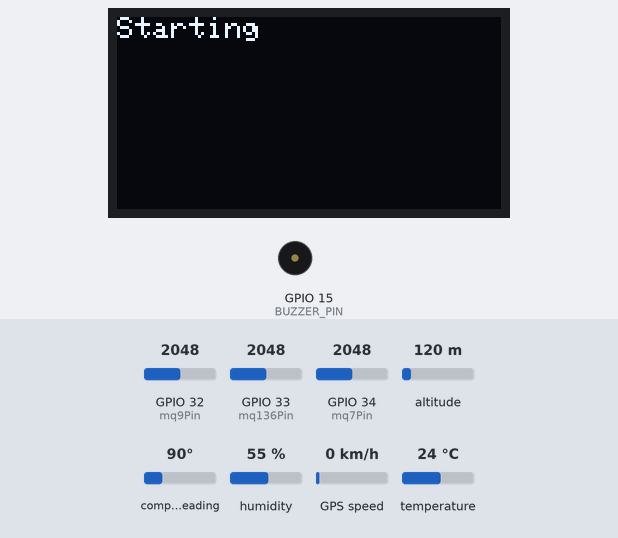
Bench run of a sketch on a simulated ESP32. Shown: 128×64 one-colour display, buzzer (waves = sounding, pin HIGH). The test bench sets the inputs (shaded band); at power-on: humidity 55 %, GPIO 34 (mq7Pin) = 2048, GPIO 32 (mq9Pin) = 2048, GPIO 33 (mq136Pin) = 2048, altitude 120 m, compass heading 90°, GPS speed 0 km/h, temperature 24 °C. WiFi joins after 1.5 s; servers stay silent unless stated; the GPS gets a fix after 3 s at 37.7749, -122.4194 with 8 satellites; no MQTT or app messages arrive unless stated; what the sketch prints to the serial monitor is not drawn.

Above: at 1.8 s.
At 23.3 s:
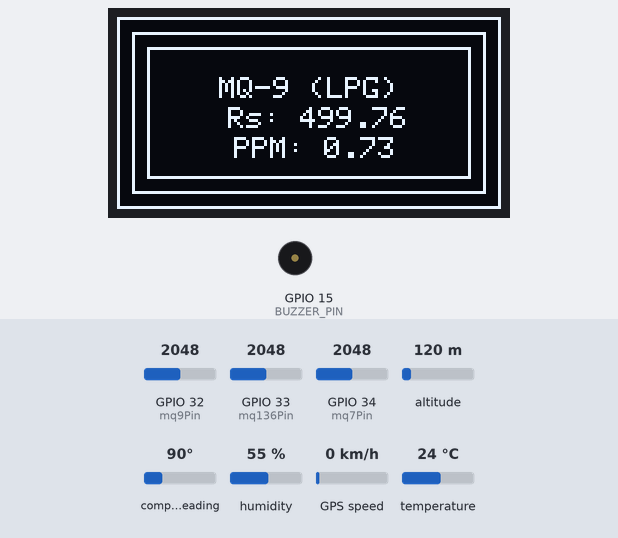
23.4 s: humidity set to 22 %
At 42.9 s:
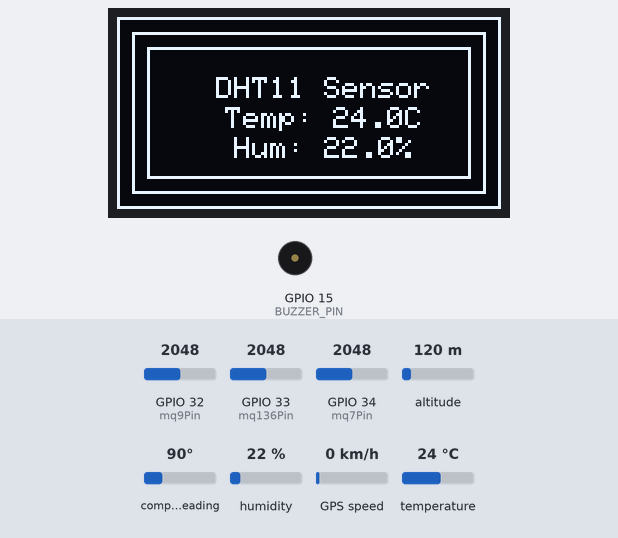
43.5 s: GPIO 34 (mq7Pin) set to 2866
At 63.3 s:
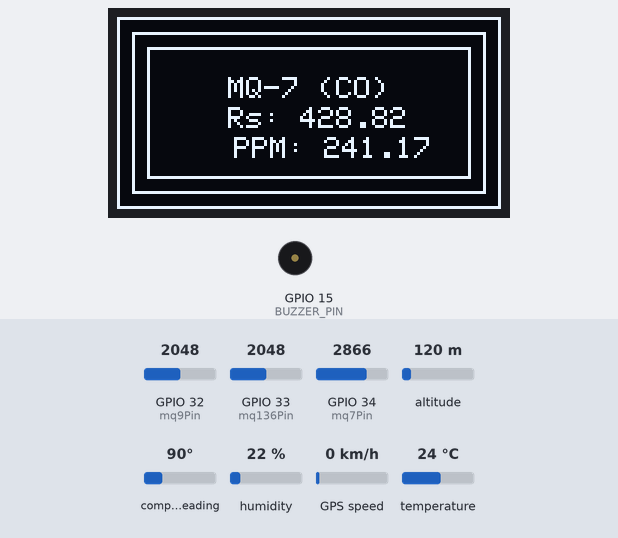
63.7 s: GPIO 32 (mq9Pin) set to 2866
At 73.5 s:
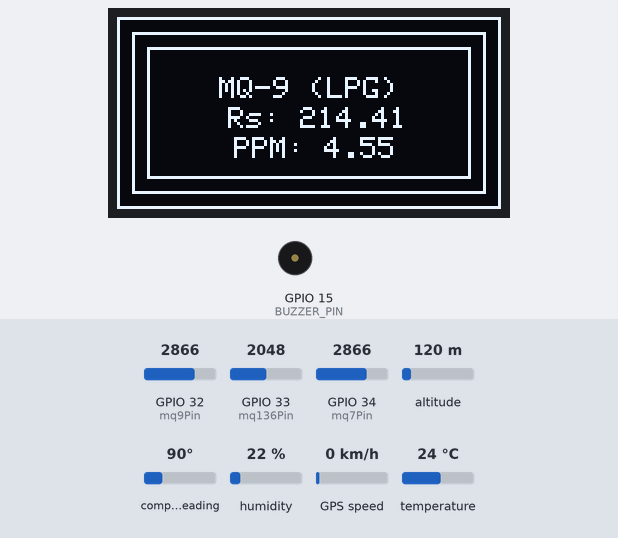
Timing chart, 0 to 75.0 s (numbered marks = the images above; inputs shaded):
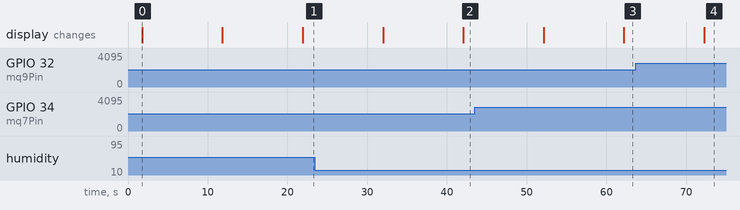

Measured:
- what the display in image 0 shows lasts 10.1 s, from 1.8 s to 11.9 s

The sketch:

LastSketch.ino
```cpp
#include <WiFi.h>
#include <PubSubClient.h>
#include "DHT.h"
#include <LiquidCrystal.h>
#include "pitches.h"
#include <TinyGPSPlus.h>
#include <HardwareSerial.h>
#include <Wire.h>
#include <Adafruit_GFX.h>
#include <Adafruit_SSD1306.h>
// Initialize GPS library
TinyGPSPlus gps;
// Wi-Fi credentials
const char* ssid = "POCO X3 Pro";
const char* password = "Lessgo69";

// Initialize hardware serial (Serial2) for Neo-6M
HardwareSerial gpsSerial(2); // Using Serial 2 on ESP32 (TX: GPIO 17, RX: GPIO 16)

// Define OLED display dimensions
#define SCREEN_WIDTH 128 // OLED display width, in pixels
#define SCREEN_HEIGHT 64 // OLED display height, in pixels

// OLED reset pin (-1 if not connected)
#define OLED_RESET    -1

// OLED I2C address (0x3C for most SSD1306 displays)
#define SCREEN_ADDRESS 0x3C

// Create SSD1306 display object
Adafruit_SSD1306 display(SCREEN_WIDTH, SCREEN_HEIGHT, &Wire, OLED_RESET);

// Pin assignments for I2C
const int SDA_PIN = 21;
const int SCL_PIN = 22;

// Variable to track if GPS is connected
bool gpsConnected = false;


// MQTT Credentials for MQ-7 sensor
#define MQ7_MQTT_USERNAME "FTcqMTAMHActGjciEQIHHQ0"
#define MQ7_MQTT_CLIENT_ID "FTcqMTAMHActGjciEQIHHQ0"
#define MQ7_MQTT_PASSWORD "AFRuARv2GltBhfk8VTL/AUDb"

// MQTT Credentials for DHT11 sensor
#define DHT_MQTT_USERNAME "AS41AxwNJSokITwQPS0HIyM"
#define DHT_MQTT_CLIENT_ID "AS41AxwNJSokITwQPS0HIyM"
#define DHT_MQTT_PASSWORD "M6htydKJkeityX0hRo9KPMaQ"

// MQTT Credentials for MQ-9 sensor
#define MQ9_MQTT_USERNAME "FjY0Nx88HisdIg42KDw2Ayk"
#define MQ9_MQTT_CLIENT_ID "FjY0Nx88HisdIg42KDw2Ayk"
#define MQ9_MQTT_PASSWORD "hfOGB7fZXHGJ/3TueSHJHUjW"

// MQTT Credentials for MQ-136 sensor
#define MQ136_MQTT_USERNAME "BSU5NCgcFR00DSAANwcFHxA"
#define MQ136_MQTT_CLIENT_ID "BSU5NCgcFR00DSAANwcFHxA"
#define MQ136_MQTT_PASSWORD "eJDpmpntFIWZrkdcl+DWJjjI"

// ThingSpeak channel ID and topic
const char* channelID = "2677015";
String topic = "channels/" + String(channelID) + "/publish";

// MQTT Server
const char* mqttServer = "mqtt3.thingspeak.com";
const int mqttPort = 1883;

// Pin definitions
int mq7Pin = 34;      // D5 for MQ-7 sensor
int mq9Pin = 32;      // D6 for MQ-9 sensor
int mq136Pin = 33;    // D7 for MQ-136 sensor
#define DHTPIN 2
#define DHTTYPE DHT11
#define BUZZER_PIN 15

int currentDisplay = 0; // To track the current display being shown
unsigned long lastDisplayUpdate = 0;  // Initialize last display update time
const unsigned long displayInterval = 3000; // Rotate every 3 seconds

// DHT11 sensor initialization
DHT dht(DHTPIN, DHTTYPE);

// Initialize Wi-Fi and MQTT clients
WiFiClient espClientMQ7;
PubSubClient clientMQ7(espClientMQ7);

WiFiClient espClientDHT;
PubSubClient clientDHT(espClientDHT);

WiFiClient espClientMQ9;
PubSubClient clientMQ9(espClientMQ9);

WiFiClient espClientMQ136;
PubSubClient clientMQ136(espClientMQ136);

// Constants for MQ-7 sensor
const float Vc = 3.3;    // Supply voltage, using 3.3V
const float RL = 1000;   // Load resistance in ohms (1kΩ) // mq 9 ka 500 ohms hai RL
const float Ro_MQ7 = 771.08; // Predefined Ro value for MQ-7
const float Ro_MQ9 = 18.154; // Predefined Ro value for MQ-9
const float Ro_MQ136 = 14634; // Predefined Ro value for MQ-136

// LCD Setup (adjust pins based on your setup)
// LiquidCrystal lcd(22, 21, 5, 18, 23, 19); // LCD connected to pins 22, 21, etc.

// Function to calculate f(T, H)
float f(float T, float H) {
  float a = 1.2094342542500245;
  float b1 = -0.01094546624860255;
  float b2 = 8.559231727624334e-05;
  float b3 = -2.220918787838429e-07;
  float b4 = -2.6206841578149175e-05;
  float b5 = 1.4963577356169694e-05;
  return (a + b1 * T + b2 * T * T + b3 * H + b4 * H * H + b5 * T * H);
}


float formula_MQ7(float H, float T, float Rs, float Ro = Ro_MQ7) {
  return (101.24201 * pow((Rs / Ro), -1.4792899)) * pow((f(20, 65) / f(T, H)), -1.4792899);
}

// Formula to calculate ppm for MQ-9 (LPG)
float formula_MQ9(float H, float T, float Rs, float Ro = Ro_MQ9) {
  return (963.40351 * pow((Rs / Ro), -2.16919739696)) * pow((f(20, 65) / f(T, H)), -2.16919739696);
}

// Formula to calculate ppm for MQ-136 (H2S)
float formula_MQ136(float H, float T, float Rs, float Ro = Ro_MQ136) {
  return (0.1342531 * pow((Rs / Ro), -3.74531835206)) * pow((f(20, 65) / f(T, H)), -3.74531835206);
}

// Function to connect to Wi-Fi
void setup_wifi() {
  delay(10);
  Serial.println();
  Serial.print("Connecting to Wi-Fi: ");
  Serial.println(ssid);

  WiFi.begin(ssid, password);

  while (WiFi.status() != WL_CONNECTED) {
    delay(500);
    Serial.print(".");
  }

  Serial.println();
  Serial.println("WiFi connected with IP address: ");
  Serial.println(WiFi.localIP());
}

// Function to reconnect to MQTT for MQ-7
void reconnectMQ7() {
  while (!clientMQ7.connected()) {
    Serial.print("Attempting MQ-7 MQTT connection...");
    if (clientMQ7.connect(MQ7_MQTT_CLIENT_ID, MQ7_MQTT_USERNAME, MQ7_MQTT_PASSWORD)) {
      Serial.println("MQ-7 Connected to MQTT broker");
    } else {
      Serial.print("Failed to connect MQ-7, rc=");
      Serial.print(clientMQ7.state());
      Serial.println(" trying again in 5 seconds...");
      delay(5000);
    }
  }
}

// Function to reconnect to MQTT for DHT11
void reconnectDHT() {
  while (!clientDHT.connected()) {
    Serial.print("Attempting DHT11 MQTT connection...");
    if (clientDHT.connect(DHT_MQTT_CLIENT_ID, DHT_MQTT_USERNAME, DHT_MQTT_PASSWORD)) {
      Serial.println("DHT11 Connected to MQTT broker");
    } else {
      Serial.print("Failed to connect DHT11, rc=");
      Serial.print(clientDHT.state());
      Serial.println(" trying again in 5 seconds...");
      delay(5000);
    }
  }
}

// Function to reconnect to MQTT for MQ-9
void reconnectMQ9() {
  while (!clientMQ9.connected()) {
    Serial.print("Attempting MQ-9 MQTT connection...");
    if (clientMQ9.connect(MQ9_MQTT_CLIENT_ID, MQ9_MQTT_USERNAME, MQ9_MQTT_PASSWORD)) {
      Serial.println("MQ-9 Connected to MQTT broker");
    } else {
      Serial.print("Failed to connect MQ-9, rc=");
      Serial.print(clientMQ9.state());
      Serial.println(" trying again in 5 seconds...");
      delay(5000);
    }
  }
}

// Function to reconnect to MQTT for MQ-136
void reconnectMQ136() {
  while (!clientMQ136.connected()) {
    Serial.print("Attempting MQ-136 MQTT connection...");
    if (clientMQ136.connect(MQ136_MQTT_CLIENT_ID, MQ136_MQTT_USERNAME, MQ136_MQTT_PASSWORD)) {
      Serial.println("MQ-136 Connected to MQTT broker");
    } else {
      Serial.print("Failed to connect MQ-136, rc=");
      Serial.print(clientMQ136.state());
      Serial.println(" trying again in 5 seconds...");
      delay(5000);
    }
  }
}

// void updateDisplay(float temp, float humidity, float ppm_MQ7, float Rs_MQ7,
//                    float ppm_MQ9, float Rs_MQ9, float ppm_MQ136, float Rs_MQ136,
//                    double latitude, double longitude) {
//   display.clearDisplay();
//   display.setTextSize(1);
//   display.setTextColor(SSD1306_WHITE);

//   switch (currentDisplay) {
//     case 0: // Display MQ-7 Sensor Data
//       display.setCursor(0, 0);
//       display.print("MQ-7 (CO)");
//       display.setCursor(0, 10);
//       display.print("Rs: ");
//       display.print(Rs_MQ7);
//       display.setCursor(0, 20);
//       display.print("PPM: ");
//       display.print(ppm_MQ7);
//       break;

//     case 1: // Display MQ-9 Sensor Data
//       display.setCursor(0, 0);
//       display.print("MQ-9 (LPG)");
//       display.setCursor(0, 10);
//       display.print("Rs: ");
//       display.print(Rs_MQ9);
//       display.setCursor(0, 20);
//       display.print("PPM: ");
//       display.print(ppm_MQ9);
//       break;

//     case 2: // Display MQ-136 Sensor Data
//       display.setCursor(0, 0);
//       display.print("MQ-136 (H2S)");
//       display.setCursor(0, 10);
//       display.print("Rs: ");
//       display.print(Rs_MQ136);
//       display.setCursor(0, 20);
//       display.print("PPM: ");
//       display.print(ppm_MQ136);
//       break;

//     case 3: // Display Temperature and Humidity
//       display.setCursor(0, 0);
//       display.print("DHT11 Sensor");
//       display.setCursor(0, 10);
//       display.print("Temp: ");
//       display.print(temp);
//       display.print("C");
//       display.setCursor(0, 20);
//       display.print("Hum: ");
//       display.print(humidity);
//       display.print("%");
//       break;

//     case 4: // Display GPS Data
//       display.setCursor(0, 0);
//       display.print("GPS Data");
//       display.setCursor(0, 10);
//       display.print("Lat: ");
//       display.print(latitude, 6);
//       display.setCursor(0, 20);
//       display.print("Lng: ");
//       display.print(longitude, 6);
//       break;
//   }

//   display.display();
//   currentDisplay = (currentDisplay + 1) % 5; // Cycle through 5 screens
// }
void updateDisplay(float temp, float humidity, float ppm_MQ7, float Rs_MQ7,
                   float ppm_MQ9, float Rs_MQ9, float ppm_MQ136, float Rs_MQ136,
                   double latitude, double longitude) {
  // Clear display and set text size and color
  display.clearDisplay();
  display.setTextSize(1); // Small text for data values
  display.setTextColor(SSD1306_WHITE);

  // Calculate the center for the screen
  int centerX = 64;  // Middle of the 128-pixel wide display
  int centerY = 32;  // Middle of the 64-pixel high display
  int textHeight = 24; // Height of 3 lines of text at textSize(1)
  int offsetY = centerY - textHeight / 2; // Center vertically

  // Full-screen border
  display.drawRect(0, 0, 128, 64, SSD1306_WHITE); // Full screen border

  // Middle border (slightly smaller)
  display.drawRect(5, 5, 118, 54, SSD1306_WHITE); // Middle border, offset by 5 pixels

  // Bottom border (even smaller)
  display.drawRect(10, 10, 108, 44, SSD1306_WHITE); // Bottom section border

  // Switch between different display modes
  switch (currentDisplay) {
    case 0: // Display MQ-7 Sensor Data (CO)
      display.setCursor(centerX - (strlen("MQ-7 (CO)") * 6) / 2, offsetY);  // Center the title
      display.print("MQ-7 (CO)");

      display.setCursor(centerX - (strlen("Rs: ") * 6) / 2 - 15, offsetY + 10); // Larger offset for "Rs:"
      display.print("Rs: ");
      display.print(Rs_MQ7, 2);  // Show Rs with 2 decimal places

      display.setCursor(centerX - (strlen("PPM: ") * 6) / 2 - 10, offsetY + 20); // Larger offset for "PPM:"
      display.print("PPM: ");
      display.print(ppm_MQ7, 2); // Show PPM with 2 decimal places
      break;

    case 1: // Display MQ-9 Sensor Data (LPG)
      display.setCursor(centerX - (strlen("MQ-9 (LPG)") * 6) / 2, offsetY);  // Center the title
      display.print("MQ-9 (LPG)");

      display.setCursor(centerX - (strlen("Rs: ") * 6) / 2 - 15, offsetY + 10); // Larger offset for "Rs:"
      display.print("Rs: ");
      display.print(Rs_MQ9, 2);

      display.setCursor(centerX - (strlen("PPM: ") * 6) / 2 - 10, offsetY + 20); // Larger offset for "PPM:"
      display.print("PPM: ");
      display.print(ppm_MQ9, 2);
      break;

    case 2: // Display MQ-136 Sensor Data (H2S)
      display.setCursor(centerX - (strlen("MQ-136 (H2S)") * 6) / 2 +5, offsetY);  // Center the title
      display.print("MQ-136 (H2S)");

      display.setCursor(centerX - (strlen("Rs: ") * 6) / 2 - 15, offsetY + 10); // Larger offset for "Rs:"
      display.print("Rs: ");
      display.print(Rs_MQ136, 2);

      display.setCursor(centerX - (strlen("PPM: ") * 6) / 2 - 10, offsetY + 20); // Larger offset for "PPM:"
      display.print("PPM: ");
      display.print(ppm_MQ136, 2);
      break;

    case 3: // Display Temperature and Humidity from DHT11
      display.setCursor(centerX - (strlen("DHT11 Sensor") * 6) / 2 + 5 , offsetY);  // Center the title
      display.print("DHT11 Sensor");

      display.setCursor(centerX - (strlen("Temp: ") * 6) / 2 - 10, offsetY + 10); // Larger offset for "Temp:"
      display.print("Temp: ");
      display.print(temp, 1);  // Show Temp with 1 decimal place
      display.print("C");

      display.setCursor(centerX - (strlen("Hum: ") * 6) / 2 - 10, offsetY + 20); // Larger offset for "Hum:"
      display.print("Hum: ");
      display.print(humidity, 1);  // Show Humidity with 1 decimal place
      display.print("%");
      break;

    case 4: // Display GPS Data (Latitude and Longitude)
      display.setCursor(centerX - (strlen("GPS Data") * 6) / 2, offsetY);  // Center the title
      display.print("GPS Data");

      display.setCursor(centerX - (strlen("Lat: ") * 6) / 2 - 25, offsetY + 10); // Larger offset for "Lat:"
      display.print("Lat: ");
      display.print(latitude, 6); // Show Latitude with 6 decimal places

      display.setCursor(centerX - (strlen("Lng: ") * 6) / 2 - 25, offsetY + 20); // Larger offset for "Lng:"
      display.print("Lng: ");
      display.print(longitude, 6); // Show Longitude with 6 decimal places
      break;
  }

  // Draw a separator line between the sections
  // display.drawLine(0, 32, 128, 32, SSD1306_WHITE); // Horizontal separator line at the center of the display

  // Update the display
  display.display();

  // Cycle through 5 screens
  currentDisplay = (currentDisplay + 1) % 5;
}


void setup() {
  // Start Serial Monitor
  Serial.begin(115200);

  // Connect to Wi-Fi
  setup_wifi();

  // Set MQTT servers for all clients
  clientMQ7.setServer(mqttServer, mqttPort);
  clientDHT.setServer(mqttServer, mqttPort);
  clientMQ9.setServer(mqttServer, mqttPort);
  clientMQ136.setServer(mqttServer, mqttPort);

  // Connect to MQTT brokers
  reconnectMQ7();
  reconnectDHT();
  reconnectMQ9();
  reconnectMQ136();

  // Initialize DHT11 sensor and LCD
  Serial.println("Initializing DHT11 sensor...");
  dht.begin();

  // Start GPS communication with the correct baud rate (9600) on Serial2
  gpsSerial.begin(9600, SERIAL_8N1, 16, 17);
  Serial.println("GPS module initialized. Waiting for data...");

  // lcd.begin(16, 2);   // LCD setup with 16 columns and 2 rows
  // lcd.clear();
  pinMode(BUZZER_PIN, OUTPUT);  // Initialize Buzzer

  // Start I2C communication on specified SDA and SCL pins
  Wire.begin(SDA_PIN, SCL_PIN);
  Serial.println("I2C communication started with SDA on pin 21 and SCL on pin 22.");

  // Try to initialize the display
  if (!display.begin(SSD1306_SWITCHCAPVCC, SCREEN_ADDRESS)) {
    Serial.println(F("SSD1306 OLED not detected - Not working."));
    while (true); // Stop program if initialization fails
  }

  // If the display is initialized successfully
  Serial.println("SSD1306 OLED detected - Working.");

  // Clear the display buffer and show "Working" on the OLED screen
  display.clearDisplay();
  display.setTextSize(1);
  display.setTextColor(SSD1306_WHITE);
  display.setCursor(0, 0);
  display.println("Starting");
  display.display();  // Show "Working" on the OLED

  // Print to the Serial Monitor as well
  Serial.println("OLED is working and displaying 'Working'.");

}

void loop() {
  // Ensure all MQTT clients are connected
  if (!clientMQ7.connected()) {
    reconnectMQ7();
  }
  if (!clientDHT.connected()) {
    reconnectDHT();
  }
  if (!clientMQ9.connected()) {
    reconnectMQ9();
  }
  if (!clientMQ136.connected()) {
    reconnectMQ136();
  }

  clientMQ7.loop();
  clientDHT.loop();
  clientMQ9.loop();
  clientMQ136.loop();

  // --- MQ-7 Sensor Data ---
  int analogValue_MQ7 = analogRead(mq7Pin);  // Analog reading from MQ-7
  float VRL = analogValue_MQ7 * (Vc / 4095.0);  // Convert analog value to voltage
  float Rs_MQ7 = ((Vc - VRL) / VRL) * RL;       // Calculate Rs
  float RsRo_MQ7 = Rs_MQ7 / Ro_MQ7;             // Calculate Rs/Ro

  float ppm_MQ7 = formula_MQ7(65, 20, Rs_MQ7, Ro_MQ7);
  Serial.print("MQ-7 Rs: ");
  Serial.print(Rs_MQ7);
  Serial.print(" Ohms, CO PPM: ");
  Serial.println(ppm_MQ7);

  // Publish data to ThingSpeak
  String payloadMQ7 = "field1=" + String(RsRo_MQ7) + "&field2=" + String(ppm_MQ7);
  clientMQ7.publish(topic.c_str(), payloadMQ7.c_str());
  delay(2000);

  // --- DHT11 Sensor Data ---
  float humidity = dht.readHumidity();
  float temperature = dht.readTemperature();

  if (!isnan(humidity) || !isnan(temperature)) {
    Serial.print("Temperature: ");
    Serial.print(temperature);
    Serial.print(" °C, Humidity: ");
    Serial.print(humidity);
    Serial.println(" %");

    // Publish data to ThingSpeak
    String payloadDHT = "field7=" + String(temperature) + "&field8=" + String(humidity);
    clientDHT.publish(topic.c_str(), payloadDHT.c_str());
    delay(2000);
  }
  else {
    // If readings are invalid, print an error message
    Serial.println("Failed to read from DHT sensor!");
    delay(2000);
}

  // --- MQ-9 Sensor Data ---
  int analogValue_MQ9 = analogRead(mq9Pin);
  float VRL_MQ9 = analogValue_MQ9 * (Vc / 4095.0);
  float Rs_MQ9 = ((Vc - VRL_MQ9) / VRL_MQ9) * 500;
  float RsRo_MQ9 = Rs_MQ9 / Ro_MQ9;             // Calculate Rs/Ro

  float ppm_MQ9 = formula_MQ9(65, 20, Rs_MQ9, Ro_MQ9);
  Serial.print("MQ-9 Rs: ");
  Serial.print(Rs_MQ9);
  Serial.print(" Ohms, LPG PPM: ");
  Serial.println(ppm_MQ9);

  // Publish data to ThingSpeak
  String payloadMQ9 = "field3=" + String(Rs_MQ9) + "&field4=" + String(ppm_MQ9);
  clientMQ9.publish(topic.c_str(), payloadMQ9.c_str());
  delay(2000);

  // --- MQ-136 Sensor Data ---
  int analogValue_MQ136 = analogRead(mq136Pin);
  float VRL_MQ136 = analogValue_MQ136 * (Vc / 4095.0);
  float Rs_MQ136 = ((Vc - VRL_MQ136) / VRL_MQ136) * RL;
  float RsRo_MQ136 = Rs_MQ136 / Ro_MQ136;       // Calculate Rs/Ro

  float ppm_MQ136 = formula_MQ136(65, 20, Rs_MQ136, Ro_MQ136);
  Serial.print("MQ-136 Rs: ");
  Serial.print(Rs_MQ136);
  Serial.print(" Ohms, H2S PPM: ");
  Serial.println(ppm_MQ136);

  // Publish data to ThingSpeak
  String payloadMQ136 = "field5=" + String(Rs_MQ136) + "&field6=" + String(ppm_MQ136);
  clientMQ136.publish(topic.c_str(), payloadMQ136.c_str());
  delay(2000);


  while (gpsSerial.available() > 0) {
    gps.encode(gpsSerial.read());
    gpsConnected = true; // Set to true if any data is received
  }
  // If GPS has received data, display location info
  float latitude = 0 ;
  float longitude = 0;
  if (gpsConnected) {
    if (gps.location.isUpdated()) {
      Serial.print("Latitude: ");
      latitude = gps.location.lat();
      Serial.println(latitude,6); // 6 decimal places
      Serial.print("Longitude: ");
      longitude = gps.location.lng();
      Serial.println(longitude,6);
      Serial.print("Altitude: ");
      Serial.println(gps.altitude.meters());
      Serial.print("Satellites: ");
      Serial.println(gps.satellites.value());
      Serial.print("Speed: ");
      Serial.println(gps.speed.kmph());
    } else {
      // If GPS is connected but no valid data yet, display a message
      Serial.println("GPS connected but no valid location data yet.");
    }
  } else {
    // If no data is received, display a connection error
    Serial.println("GPS module not connected or no data received.");
  }

  // Reset connection status for the next loop
  gpsConnected = false;
  delay(2000);
  if (millis() - lastDisplayUpdate >= displayInterval) {
    updateDisplay(temperature, humidity, ppm_MQ7, Rs_MQ7, ppm_MQ9, Rs_MQ9, ppm_MQ136, Rs_MQ136, latitude, longitude);
    lastDisplayUpdate = millis();
  }
}
```

Source omitted: pitches.h (2000 bytes)
